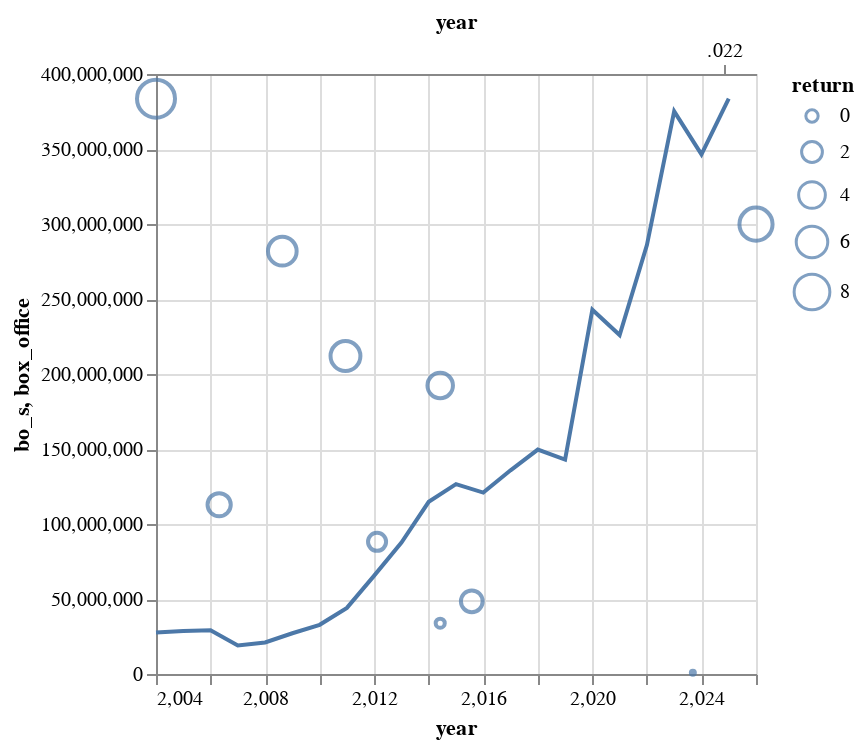

This figure's notebook cell:
### Code cell
# Overlaying interest over box office performance
ghibli_bo_trending = alt.Chart(trends).mark_line().encode(
    x = 'year',
    y = 'bo_s')
ghibli_bo_trending + box_return_04

### Figure 1 — Vega-Lite specification as saved in the notebook (floating-point values rounded to 4 significant figures)
{"config": {"view": {"continuousWidth": 300, "continuousHeight": 300}}, "layer": [{"data": {"name": "data-d6cdb709c4f53d14a7803c5efc318ea9"}, "mark": {"type": "line"}, "encoding": {"x": {"field": "year", "type": "quantitative"}, "y": {"field": "bo_s", "type": "quantitative"}}}, {"data": {"name": "data-820b5748fb4fede2f52ab83eea155d7d"}, "mark": {"type": "point"}, "encoding": {"size": {"field": "return", "type": "quantitative"}, "tooltip": {"field": "movie", "type": "nominal"}, "x": {"field": "year", "type": "temporal"}, "y": {"field": "box_office", "type": "quantitative"}}}], "$schema": "https://vega.github.io/schema/vega-lite/v5.20.1.json", "datasets": {"data-d6cdb709c4f53d14a7803c5efc318ea9": [{"year": 2004, "interest": 4.5, "bo_s": 27670000.0}, {"year": 2005, "interest": 4.667, "bo_s": 28700000.0}, {"year": 2006, "interest": 4.75, "bo_s": 29210000.0}, {"year": 2007, "interest": 3.083, "bo_s": 18960000.0}, {"year": 2008, "interest": 3.417, "bo_s": 21010000.0}, {"year": 2009, "interest": 4.417, "bo_s": 27160000.0}, {"year": 2010, "interest": 5.333, "bo_s": 32790000.0}, {"year": 2011, "interest": 7.167, "bo_s": 44070000.0}, {"year": 2012, "interest": 10.67, "bo_s": 65590000.0}, {"year": 2013, "interest": 14.25, "bo_s": 87620000.0}, {"year": 2014, "interest": 18.67, "bo_s": 114800000.0}, {"year": 2015, "interest": 20.58, "bo_s": 126600000.0}, {"year": 2016, "interest": 19.67, "bo_s": 120900000.0}, {"year": 2017, "interest": 22.08, "bo_s": 135800000.0}, {"year": 2018, "interest": 24.33, "bo_s": 149600000.0}, {"year": 2019, "interest": 23.25, "bo_s": 143000000.0}, {"year": 2020, "interest": 39.5, "bo_s": 242900000.0}, {"year": 2021, "interest": 36.75, "bo_s": 226000000.0}, {"year": 2022, "interest": 46.5, "bo_s": 285900000.0}, {"year": 2023, "interest": 61.0, "bo_s": 375100000.0}, {"year": 2024, "interest": 56.33, "bo_s": 346400000.0}, {"year": 2025, "interest": 62.38, "bo_s": 383500000.0}], "data-820b5748fb4fede2f52ab83eea155d7d": [{"movie": "When Marnie Was There", "release_date": "2014-07-19T00:00:00", "year": 2014, "budget": 14710000.0, "box_office": 48480000.0, "return": 2.295}, {"movie": "Earwig and the Witch", "release_date": "2021-02-03T00:00:00", "year": 2021, "budget": 23640000.0, "box_office": 858900.0, "return": -0.9637}, {"movie": "Tales from Earthsea", "release_date": "2006-07-29T00:00:00", "year": 2006, "budget": 30050000.0, "box_office": 112800000.0, "return": 2.755}, {"movie": "Arrietty", "release_date": "2010-07-17T00:00:00", "year": 2010, "budget": 33780000.0, "box_office": 212000000.0, "return": 5.276}, {"movie": "Howl's Moving Castle", "release_date": "2004-11-20T00:00:00", "year": 2004, "budget": 37620000.0, "box_office": 383500000.0, "return": 9.195}, {"movie": "The Boy and the Heron", "release_date": "2023-07-14T00:00:00", "year": 2023, "budget": 38770000.0, "box_office": 299900000.0, "return": 6.734}, {"movie": "From Up On Poppy Hill", "release_date": "2011-07-16T00:00:00", "year": 2011, "budget": 39300000.0, "box_office": 88110000.0, "return": 1.242}, {"movie": "The Wind Rises", "release_date": "2013-07-20T00:00:00", "year": 2013, "budget": 42250000.0, "box_office": 192300000.0, "return": 3.552}, {"movie": "Ponyo", "release_date": "2008-07-19T00:00:00", "year": 2008, "budget": 48910000.0, "box_office": 281900000.0, "return": 4.763}, {"movie": "The Tale of Princess Kaguya", "release_date": "2013-11-23T00:00:00", "year": 2013, "budget": 66520000.0, "box_office": 33860000.0, "return": -0.491}]}}
